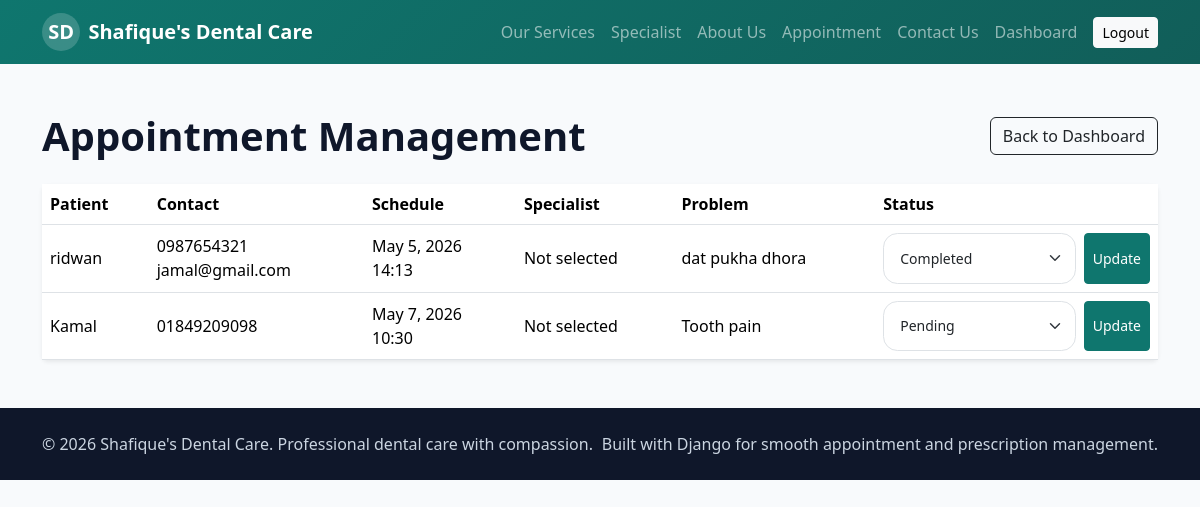
/appointments/ (signed in), run on the app's committed database.
### clinic/models.py (models this page shows, shortened)
class TimeStampedModel(models.Model):
    created_at = models.DateTimeField(auto_now_add=True)
    updated_at = models.DateTimeField(auto_now=True)
    class Meta:
        abstract = True

class Appointment(TimeStampedModel):
    STATUS_CHOICES = [
        ("Pending", "Pending"),
        ("Confirmed", "Confirmed"),
        ("Completed", "Completed"),
        ("Cancelled", "Cancelled"),
    ]
    patient_name = models.CharField(max_length=150)
    phone_number = models.CharField(max_length=20)
    email = models.EmailField(blank=True)
    preferred_date = models.DateField()
    preferred_time = models.TimeField()
    specialist = models.ForeignKey(
        SpecialistDoctor,
        on_delete=models.SET_NULL,
        blank=True,
        null=True,
        related_name="appointments",
    )
    problem_description = models.TextField()
    status = models.CharField(max_length=20, choices=STATUS_CHOICES, default="Pending")
    class Meta:
        ordering = ["preferred_date", "preferred_time"]

### clinic/views.py (the view)
# urls.py: path("appointments/", views.appointment_list, name="appointment_list"),
@login_required
def appointment_list(request):
    appointments = Appointment.objects.select_related("specialist")
    return render(request, "clinic/appointment_list.html", {"appointments": appointments})

### clinic/context_processors.py (called while the page is built)
def site_context(request):
    primary_doctor = DoctorProfile.objects.select_related("user").first()
    specialists = get_public_specialists_queryset()[:6]
    return {
        "site_name": "Shafique's Dental Care",
        "primary_doctor": primary_doctor,
        "home_specialists": specialists,
    }

### clinic/forms.py (called while the page is built)
def get_public_specialists_queryset():
    doctor_emails = DoctorProfile.objects.select_related("user").values_list("user__email", flat=True)
    admin_emails = [email for email in User.objects.filter(is_staff=True).values_list("email", flat=True) if email]
    admin_names = [
        " ".join(name_parts).strip()
        for name_parts in User.objects.filter(is_staff=True).values_list("first_name", "last_name")
        if " ".join(name_parts).strip()
    ]
    queryset = SpecialistDoctor.objects.exclude(email__in=doctor_emails).exclude(email__in=admin_emails)
    if admin_names:
        queryset = queryset.exclude(name__in=admin_names)
    return queryset.order_by("name")

### templates/clinic/appointment_list.html (shortened to what this page needs)
{% extends "base.html" %}
{% block content %}
<section class="py-5">
    <div class="container">
        <div class="d-flex justify-content-between align-items-center mb-4">
            <h1 class="fw-bold mb-0">Appointment Management</h1>
            <a href="{% url 'dashboard' %}" class="btn btn-outline-dark">Back to Dashboard</a>
        </div>
        <div class="card border-0 shadow-sm">
            <div class="table-responsive">
                <table class="table align-middle mb-0">
                    <thead><tr><th>Patient</th><th>Contact</th><th>Schedule</th><th>Specialist</th><th>Problem</th><th>Status</th></tr></thead>
                    <tbody>
                        {% for appointment in appointments %}
                            <tr>
                                <td>{{ appointment.patient_name }}</td>
                                <td>{{ appointment.phone_number }}<br>{{ appointment.email }}</td>
                                <td>{{ appointment.preferred_date }}<br>{{ appointment.preferred_time|time:"H:i" }}</td>
                                <td>{{ appointment.specialist|default:"Not selected" }}</td>
                                <td>{{ appointment.problem_description }}</td>
                                <td>
                                    <form method="post" action="{% url 'appointment_status_update' appointment.pk %}">
                                        <div class="d-flex gap-2">
                                            <select name="status" class="form-select form-select-sm">
                                                {% for value, label in appointment.STATUS_CHOICES %}
                                                    <option value="{{ value }}" {% if appointment.status == value %}selected{% endif %}>{{ label }}</option>
                                                {% endfor %}
                                            </select>
                                            <button class="btn btn-sm btn-clinic" type="submit">Update</button>
                                        </div>
                                    </form>
                                </td>
                            </tr>
                        {% empty %}
                            <tr><td colspan="6" class="text-muted">No appointments found.</td></tr>
                        {% endfor %}
                    </tbody>
                </table>
            </div>
        </div>
    </div>
</section>
{% endblock %}

### static/css/styles.css (style rules this page uses)
body { font-family: "Segoe UI", Tahoma, Geneva, Verdana, sans-serif; background: #f8fafc; color: #0f172a; }
.btn-clinic { background: #0f766e; border-color: #0f766e; color: #fff; }
input, select, textarea { width: 100%; }
.form-control, .form-select { border-radius: 0.9rem; padding: 0.85rem 1rem; }

### data on the page
Appointment: patient_name "ridwan", phone_number "0987654321", email "jamal@gmail.com", preferred_date "May 5, 2026", preferred_time "14:13", specialist "Not selected", problem_description "dat pukha dhora", status "Completed"
Appointment: patient_name "Kamal", phone_number "01849209098", preferred_date "May 7, 2026", preferred_time "10:30", specialist "Not selected", problem_description "Tooth pain", status "Pending"

### other printed values
{{ site_name }} "Shafique's Dental Care"
